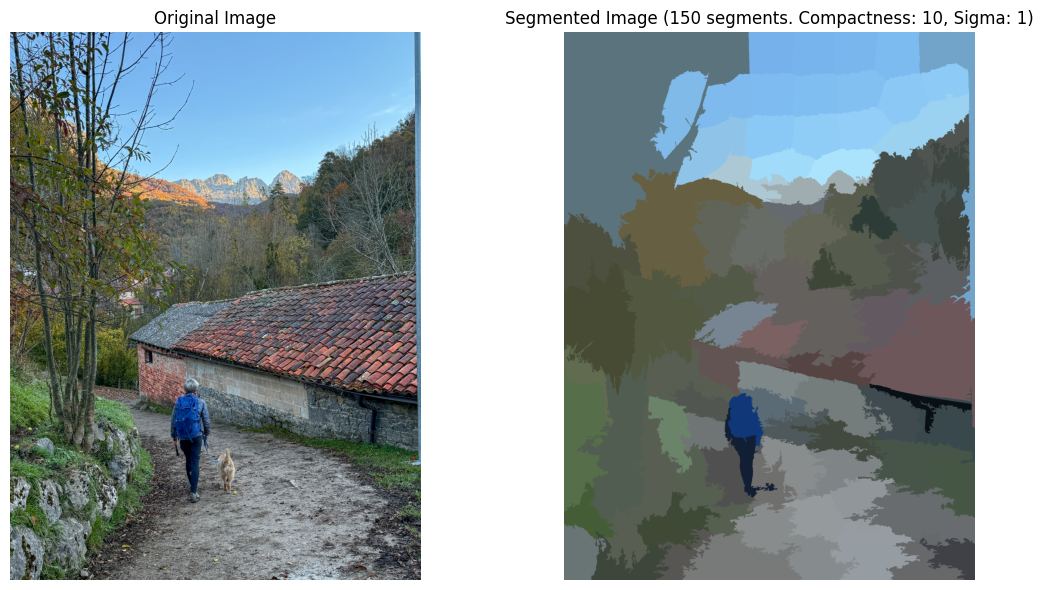
#> input picture segmented_images/den_and_yabby.png, 1044 x 590 px, given in place of den_and_yabby.jpg, which was not available
$ python visual_segmentation.py
#> lines starting #> are read from the running program, lines starting #| are printed output that depends on the picture
import numpy as np
from skimage import segmentation, color
import matplotlib.pyplot as plt
from dotenv import load_dotenv
import os

load_dotenv()

image_directory = os.getenv('IMAGE_DIR')

def segment_and_view_image(image_path, n_segments=100, compactness=10, sigma=2):
    """
    Segment an image using SLIC superpixels and display both original and segmented images.

    Args:
        image_path (str): Path to the input image
        n_segments (int): Number of segments to create (default: 100)
    """
#> called with image_path = 'None/den_and_yabby.jpg', n_segments = 150, compactness = 20, sigma = 3
    # Read the image
    img = plt.imread(image_path)
#> img is the input picture: shape (590, 1044, 4) float32; mean R, G, B, A 0.553, 0.598, 0.606, 1

    # Convert to float if needed
    if img.dtype == np.uint8:
        img = img.astype('float') / 255

    # Apply SLIC segmentation
    segments = segmentation.slic(img, n_segments=n_segments, compactness=compactness, sigma=sigma)
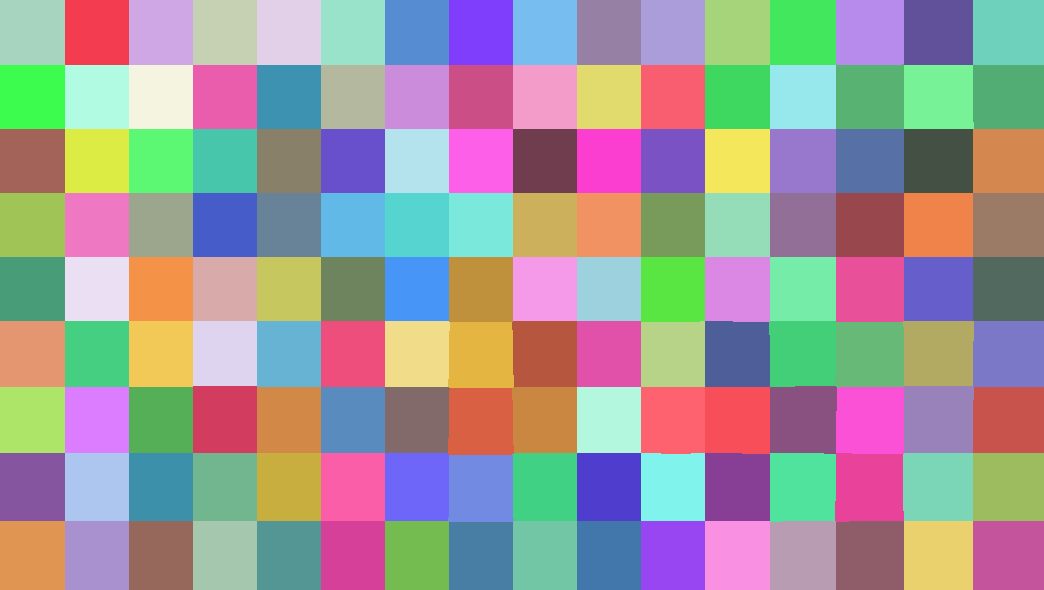
#> segments: shape (590, 1044) int64; 144 distinct labels, from 1 to 144; one colour per label, 0 black

    # Create segmented image
    segmented_img = color.label2rgb(segments, img, kind='avg')

    # Display results
    fig, (ax1, ax2) = plt.subplots(1, 2, figsize=(12, 6))

    ax1.imshow(img)
    ax1.set_title('Original Image')
    ax1.axis('off')

    ax2.imshow(segmented_img)
    ax2.set_title(f'Segmented Image ({n_segments} segments. Compactness: {compactness}, Sigma: {sigma})')
    ax2.axis('off')

    plt.tight_layout()
    plt.show()


if __name__ == "__main__":
    image_name = "den_and_yabby.jpg"
    image_path = f"{image_directory}/{image_name}"

    # Add error checking for image path and loading
    if not os.path.exists(image_path):
        print(f"Error: Image not found at {image_path}")
        exit(1)

    try:
        segment_and_view_image(image_path, n_segments=150, compactness=20, sigma=3)
    except Exception as e:
        print(f"Error processing image: {str(e)}")

$ run again, with segmented_images/madrid_street.png copied over segmented_images/den_and_yabby.png
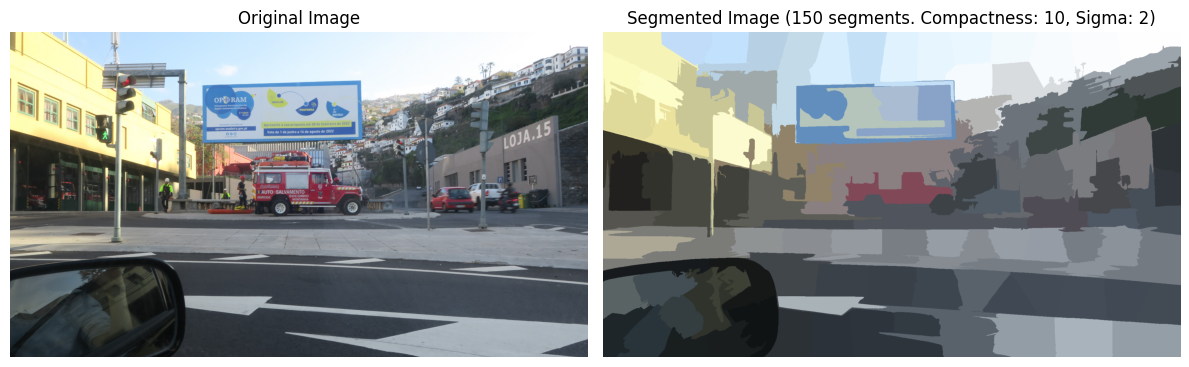
#> input picture segmented_images/madrid_street.png, 1189 x 367 px, given in place of den_and_yabby.jpg, which was not available
#> in segment_and_view_image, img is the input picture: shape (367, 1189, 4) float32; mean R, G, B, A 0.549, 0.568, 0.571, 1
#> in segment_and_view_image, `segments = segmentation.slic(img, n_segments=n_segments, compactness=c..`:
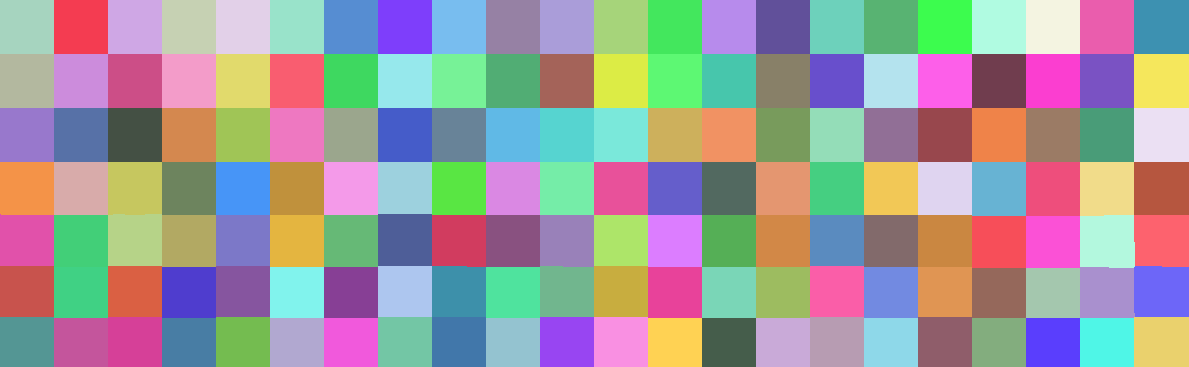
#> segments: shape (367, 1189) int64; 154 distinct labels, from 1 to 154; one colour per label, 0 black
